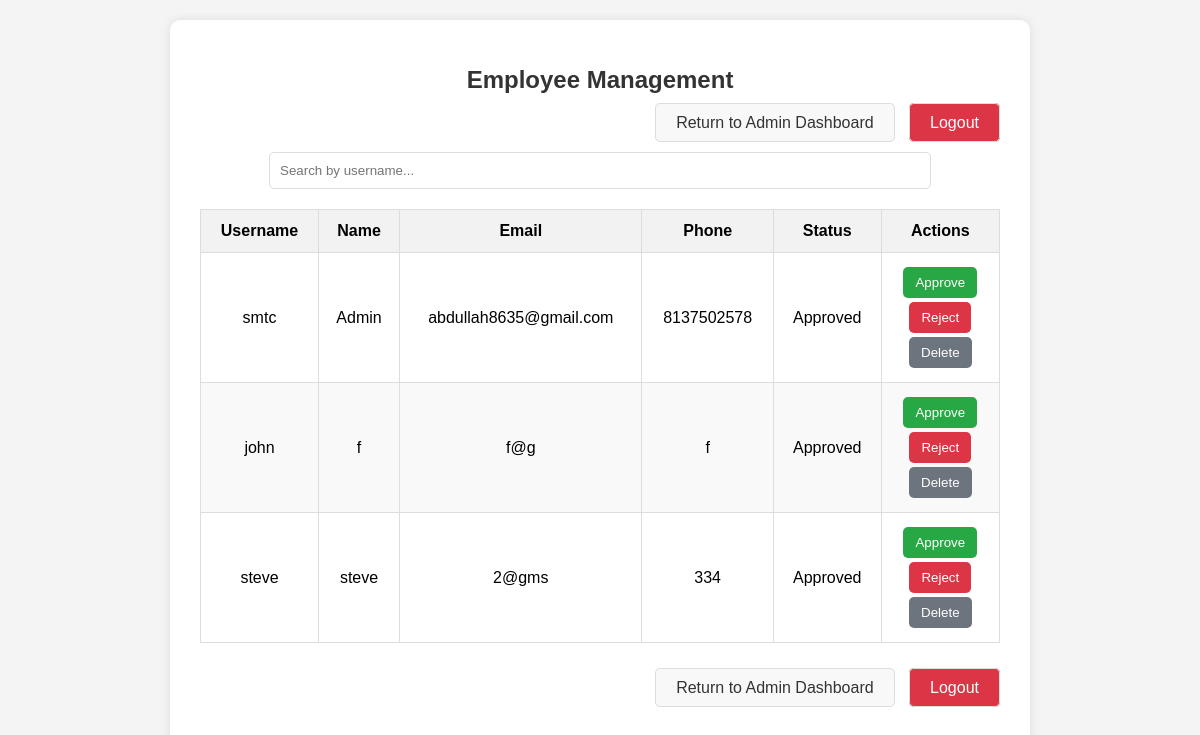
The page /admin/employees (signed in) on the database as committed earlier.
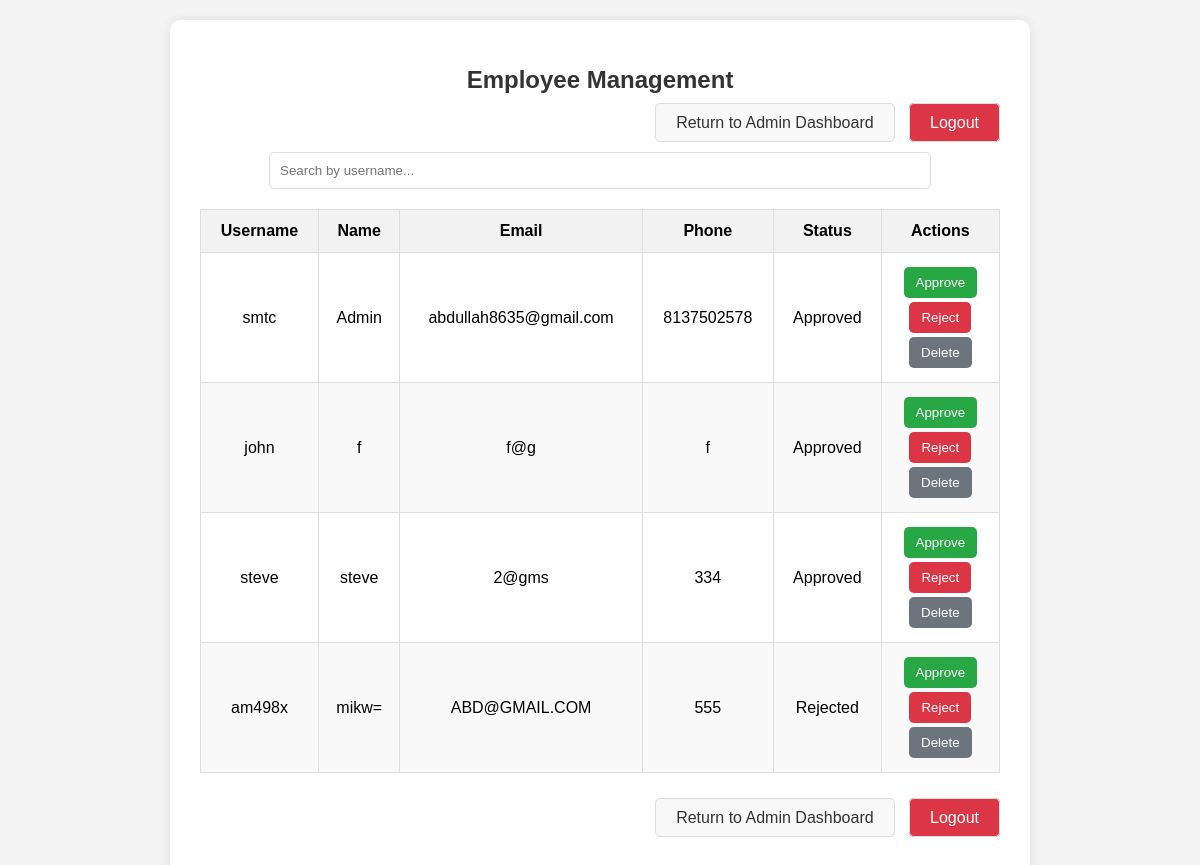
The same page on the database as committed later.
### tables this page shows
CREATE TABLE users(
            id INTEGER PRIMARY KEY AUTOINCREMENT,
            name TEXT UNIQUE NOT NULL,
            email TEXT UNIQUE NOT NULL,
            phone TEXT UNIQUE NOT NULL,
            username TEXT UNIQUE,
            password TEXT,
            approved INTEGER DEFAULT 0,
            is_admin INTEGER DEFAULT 0
        , rejected INTEGER DEFAULT 0);

### app.py (the view)
@app.route('/admin/employees')
def employee_list():
    if 'admin' not in session:
        return redirect(url_for('login'))
    db = get_db()
    cursor = db.cursor()
    cursor.execute("SELECT id, name, email, phone, username, approved, is_admin, rejected FROM users")
    employees = cursor.fetchall()
    return render_template('employee_list.html', employees=employees)

### app.py (called while the page is built)
def get_db():
    if 'db' not in g:
        g.db = sqlite3.connect(DATABASE)
    return g.db

@app.teardown_appcontext
def close_connection(exception):
    db = g.pop('db', None)
    if db is not None:
        db.close()

### templates/employee_list.html (shortened to what this page needs)
<!DOCTYPE html>
<html lang="en">
<head>
</head>
<body>
    <div class="container">
        <h1>Employee Management</h1>
        <div class="actions">
            <a href="{{ url_for('admin_home') }}">Return to Admin Dashboard</a>
            <a href="{{ url_for('logout') }}" class="logout">Logout</a>
        </div>
        <div class="search-container">
            <input type="text" id="searchInput" class="search-box" placeholder="Search by username..." onkeyup="filterEmployees()">
        </div>
        <table id="employeeTable">
            <thead>
                <tr>
                    <th>Username</th>
                    <th>Name</th>
                    <th>Email</th>
                    <th>Phone</th>
                    <th>Status</th>
                    <th>Actions</th>
                </tr>
            </thead>
            <tbody>
                {% for employee in employees %}
                <tr>
                    <td>{{ employee[4] }}</td>
                    <td>{{ employee[1] }}</td>
                    <td>{{ employee[2] }}</td>
                    <td>{{ employee[3] }}</td>
                    <td>
                        {% if employee[5] == 1 %}
                            Approved
                        {% elif employee[7] == 1 %}
                            Rejected
                        {% else %}
                            Pending
                        {% endif %}
                    </td>
                    <td>
                        <form method="POST" action="{{ url_for('approve_account', user_id=employee[0]) }}">
                            <button type="submit" class="btn approve">Approve</button>
                        </form>
                        <form method="POST" action="{{ url_for('reject_account', user_id=employee[0]) }}">
                            <button type="submit" class="btn reject">Reject</button>
                        </form>
                        <form method="POST" action="{{ url_for('delete_account', user_id=employee[0]) }}" onsubmit="return confirm('Are you sure you want to delete the account for {{ employee[2] }}?');">
                            <button type="submit" class="btn delete">Delete</button>
                        </form>
                    </td>
                </tr>
                {% endfor %}
            </tbody>
        </table>
        <br><br>
        <div class="actions">
            <a href="{{ url_for('admin_home') }}">Return to Admin Dashboard</a>
            <a href="{{ url_for('logout') }}" class="logout">Logout</a>
        </div>
    </div>
</body>
</html>

### templates/employee_list.html (style rules this page uses)
body { font-family: Arial, sans-serif; background-color: #f4f4f4; margin: 0; padding: 20px; }
.container { max-width: 800px; margin: 0 auto; background: #fff; padding: 30px; border-radius: 10px; box-shadow: 0 0 10px rgba(0, 0, 0, 0.1); }
h1 { font-size: 24px; color: #333; text-align: center; margin-bottom: 20px; }
.actions { text-align: right; margin-bottom: 20px; }
.actions a { text-decoration: none; color: #333; padding: 10px 20px; border-radius: 5px; background-color: #f8f8f8; border: 1px solid #ddd; margin-left: 10px; }
.actions .logout { background-color: #dc3545; color: #fff; }
.search-container { text-align: center; margin-bottom: 20px; }
.search-box { width: 80%; padding: 10px; border: 1px solid #ddd; border-radius: 5px; }
table { width: 100%; border-collapse: collapse; margin-top: 20px; }
table, th, td { border: 1px solid #ddd; }
th, td { padding: 12px; text-align: center; }
th { background-color: #f2f2f2; }
tr:nth-child(even) { background-color: #f9f9f9; }
.btn { padding: 8px 12px; border: none; border-radius: 5px; color: #fff; cursor: pointer; margin: 2px; }
.approve { background-color: #28a745; }
.reject { background-color: #dc3545; }
.delete { background-color: #6c757d; }

Rows that differ between the two databases and show on the page:
added users: username "am498x", name "mikw=", email "ABD@GMAIL.COM", phone "555", approved "Rejected"
